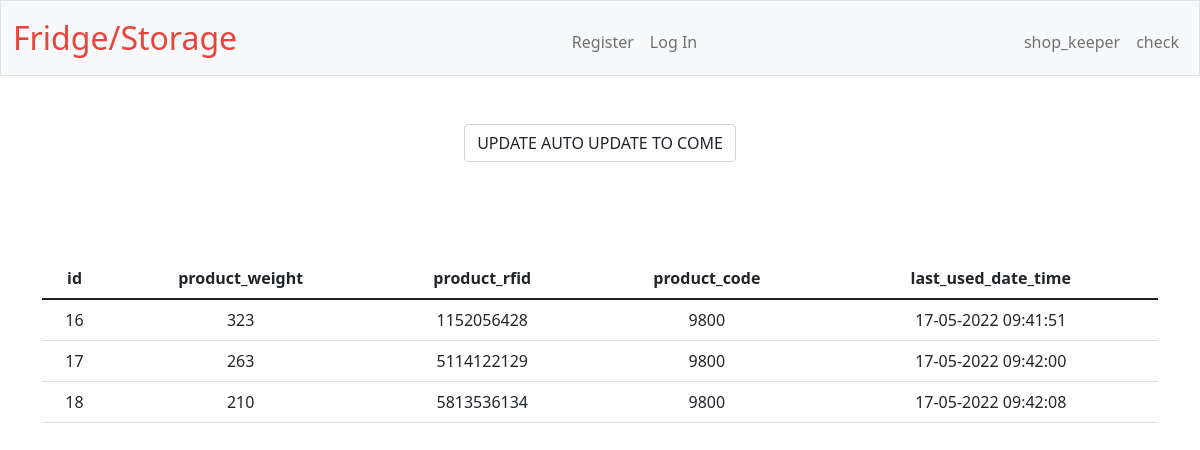
The page /check on the database its author committed.
### tables this page shows
CREATE TABLE repository( id INTEGER PRIMARY KEY AUTOINCREMENT,
 product_weight INTEGER,
 product_total INTEGER,
 product_rfid TEXT,
 product_code INTEGER,
 last_used_date_time DATE, 
 UNIQUE (product_rfid));

### app.py (the view)
@app.route("/check", methods= ["GET","POST"])
def check():
    if request.method == "POST":
        return redirect("/check")
    else:
        all_values = db.execute("SELECT * FROM repository")
        print(all_values)
        return render_template("check.html",all_values = all_values)

### app.py (called while the page is built)
@app.after_request
def after_request(response):
    response.headers["Cache-Control"] = "no-cache, no-store, must-revalidate"
    response.headers["Expires"] = 0
    response.headers["Pragma"] = "no-cache"
    return response

### templates/check.html (shortened to what this page needs)
{%extends "layout.html"%}
{% block main%}
<form action="/check" method="GET">
    <button type = "submit"class="form-control mx-auto w-auto" >UPDATE AUTO UPDATE TO COME</button>
</form>
<div class="container py-5 text-center"></div>
<table class = "table tablestriped">
    <thead>
        <tr>
            <th>
                id
            </th>
            <th>
                product_weight
            </th>
            <th>
                product_rfid
            </th>
            <th>
                product_code
            </th>
            <th>
                last_used_date_time
            </th>
        </tr>
    </thead>
    <tbody>
        {%for values in all_values%}
        <tr>
            <td>
                {{values["id"]}}
            </td>
            <td>
                {{values["product_weight"]}}
            </td>
            <td>
                {{values["product_rfid"]}}
            </td>
            <td>
                {{values["product_code"]}}
            </td>
            <td>
                {{values["last_used_date_time"]}}
            </td>
        </tr>
        {%endfor%}
    </tbody>
</table>
{% endblock %}

### rows shown on the page
repository: id "16", product_weight "323", product_rfid "1152056428", product_code "9800", last_used_date_time "17-05-2022 09:41:51"
repository: id "17", product_weight "263", product_rfid "5114122129", product_code "9800", last_used_date_time "17-05-2022 09:42:00"
repository: id "18", product_weight "210", product_rfid "5813536134", product_code "9800", last_used_date_time "17-05-2022 09:42:08"
